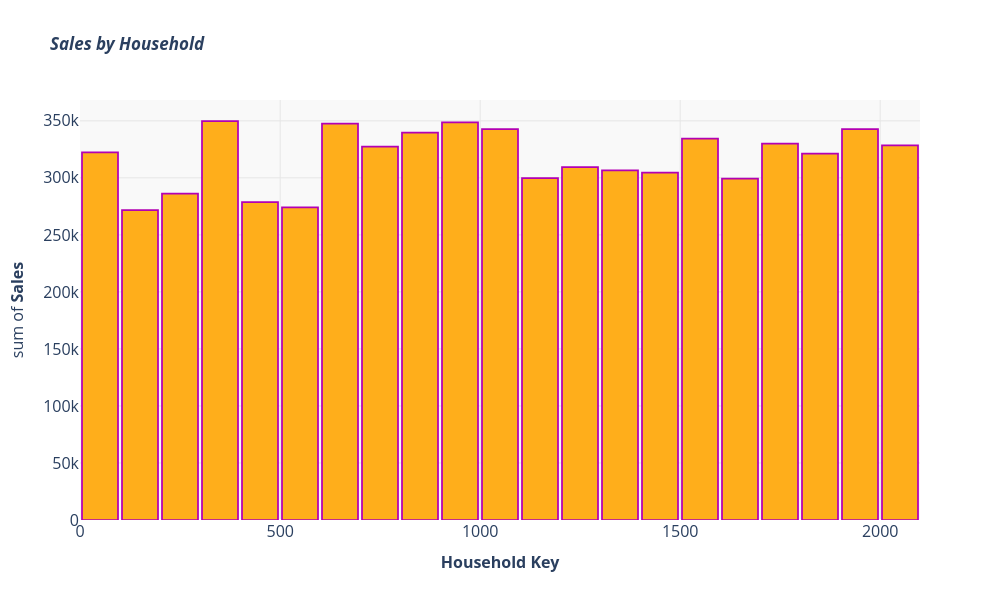

Notebook source saved alongside this figure:
### Code cell
fig = px.histogram(SpHL,
              x= "household_key",
              y="SALES_VALUE",
              labels=dict(household_key="<b>Household Key</b>", SALES_VALUE="<b>Sales</b>"),
              title="<b><i>Sales by Household</b></i>",
              color_discrete_sequence=["#ffae1b"])

fig.update_traces(marker_line_color="#b300b3", marker_line_width=1.75)
        
    
fig.update_layout(plot_bgcolor="#fafafa",
                  xaxis_title_font=dict(size=16),
                  yaxis_title_font=dict(size=16),
                  xaxis=dict(tickfont=dict(size=16)),
                  yaxis=dict(tickfont=dict(size=16)),
                  bargap=0.1,
                  width=1000,
                  height=600)

fig.update_layout(xaxis=dict(showgrid=True, gridcolor="#e6e6e6"),
                  yaxis=dict(showgrid=True, gridcolor="#e6e6e6"),
                  plot_bgcolor="#f9f9f9")
fig.show()
fig.write_image("Sales by Household.png", width=1200, height=800, scale=2) #Exporting the graph on .png file with code

### Figure 1 — Plotly figure (JSON) as saved in the notebook; plotly's stock layout.template omitted (floating-point values rounded to 4 significant figures; data arrays with more than 128 entries replaced by an {"elided": "..."} marker saying what was removed)
{"data": [{"bingroup": "x", "histfunc": "sum", "hovertemplate": "<b>Household Key</b>=%{x}<br>sum of <b>Sales</b>=%{y}<extra></extra>", "legendgroup": "", "marker": {"color": "#ffae1b", "line": {"color": "#b300b3", "width": 1.75}, "pattern": {"shape": ""}}, "name": "", "orientation": "v", "showlegend": false, "type": "histogram", "x": {"elided": "2099 int values"}, "xaxis": "x", "y": {"elided": "2099 float values"}, "yaxis": "y"}], "layout": {"bargap": 0.1, "barmode": "relative", "height": 600, "legend": {"tracegroupgap": 0}, "plot_bgcolor": "#f9f9f9", "title": {"text": "<b><i>Sales by Household</b></i>"}, "width": 1000, "xaxis": {"anchor": "y", "domain": [0, 1], "gridcolor": "#e6e6e6", "showgrid": true, "tickfont": {"size": 16}, "title": {"font": {"size": 16}, "text": "<b>Household Key</b>"}}, "yaxis": {"anchor": "x", "domain": [0, 1], "gridcolor": "#e6e6e6", "showgrid": true, "tickfont": {"size": 16}, "title": {"font": {"size": 16}, "text": "sum of <b>Sales</b>"}}}}
